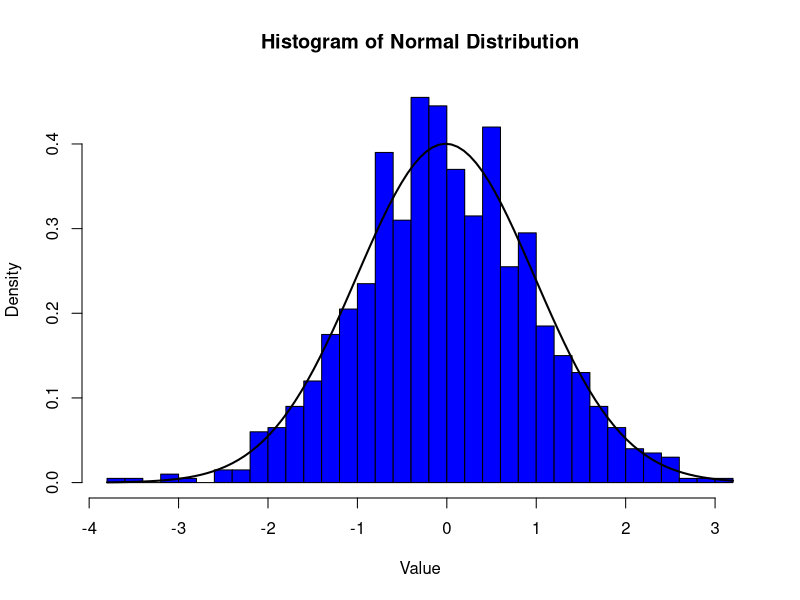

The R source for this figure:
# Generate random data from a normal distribution
data <- rnorm(1000, mean = 0, sd = 1) # mean = 0, standard deviation = 1, generating 1000 data points

# Plot histogram
hist(data, breaks = 30, freq = FALSE, col = "blue", main = "Histogram of Normal Distribution", xlab = "Value", ylab = "Density")

# Add a curve representing the theoretical normal distribution
curve(dnorm(x, mean = mean(data), sd = sd(data)), add = TRUE, col = "black", lwd = 2)
